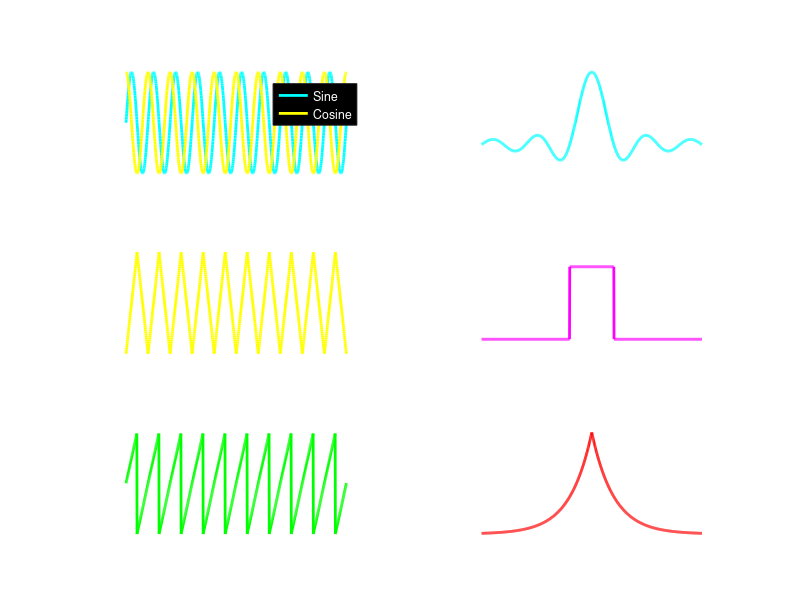

MATLAB code for this plot: (Note: this script raises an error after producing the figure.)
clc;
clear;
close all;

t = -5:0.01:5;

% Create black background figure
figure('Color','k','Position',[100 50 1200 850]);

% 1. Sine and Cosine
subplot(3,2,1);
plot(t,sin(2*pi*t),'c','LineWidth',2);
hold on;
plot(t,cos(2*pi*t),'y','LineWidth',2);
title('Sine and Cosine Signals','Color','w','FontSize',14,'FontWeight','bold');
xlabel('Time (t)','Color','w','FontSize',11);
ylabel('Amplitude','Color','w','FontSize',11);
legend('Sine','Cosine','TextColor','w','Color','k');
grid on;
set(gca,'Color','k','XColor','w','YColor','w','FontSize',10);

% 2. Sinc Function
subplot(3,2,2);
y = ones(size(t));
k = (t ~= 0);
y(k) = sin(pi*t(k))./(pi*t(k));
plot(t,y,'c','LineWidth',2);
title('Sinc Function','Color','w','FontSize',14,'FontWeight','bold');
xlabel('Time (t)','Color','w','FontSize',11);
ylabel('Amplitude','Color','w','FontSize',11);
grid on;
set(gca,'Color','k','XColor','w','YColor','w','FontSize',10);

% 3. Triangle Waveform
subplot(3,2,3);
y = 2*abs(2*(t-floor(t+0.5)))-1;
plot(t,y,'y','LineWidth',2);
title('Triangle Waveform','Color','w','FontSize',14,'FontWeight','bold');
xlabel('Time (t)','Color','w','FontSize',11);
ylabel('Amplitude','Color','w','FontSize',11);
grid on;
set(gca,'Color','k','XColor','w','YColor','w','FontSize',10);

% 4. Rectangular Pulse
subplot(3,2,4);
y = double(abs(t)<=1);
plot(t,y,'m','LineWidth',2);
title('Rectangular Pulse','Color','w','FontSize',14,'FontWeight','bold');
xlabel('Time (t)','Color','w','FontSize',11);
ylabel('Amplitude','Color','w','FontSize',11);
ylim([-0.2 1.2]);
grid on;
set(gca,'Color','k','XColor','w','YColor','w','FontSize',10);

% 5. Sawtooth Waveform
subplot(3,2,5);
y = 2*(t-floor(t+0.5));
plot(t,y,'g','LineWidth',2);
title('Sawtooth Waveform','Color','w','FontSize',14,'FontWeight','bold');
xlabel('Time (t)','Color','w','FontSize',11);
ylabel('Amplitude','Color','w','FontSize',11);
grid on;
set(gca,'Color','k','XColor','w','YColor','w','FontSize',10);

% 6. Exponential Function
subplot(3,2,6);
y = exp(-abs(t));
plot(t,y,'r','LineWidth',2);
title('Exponential Function','Color','w','FontSize',14,'FontWeight','bold');
xlabel('Time (t)','Color','w','FontSize',11);
ylabel('Amplitude','Color','w','FontSize',11);
grid on;
set(gca,'Color','k','XColor','w','YColor','w','FontSize',10);

% Main title
sgtitle('EXPERIMENT NO. 3: CONTINUOUS-TIME SIGNALS', ...
    'Color','w','FontSize',18,'FontWeight','bold');

% Make figure background black
set(gcf,'InvertHardcopy','off');
